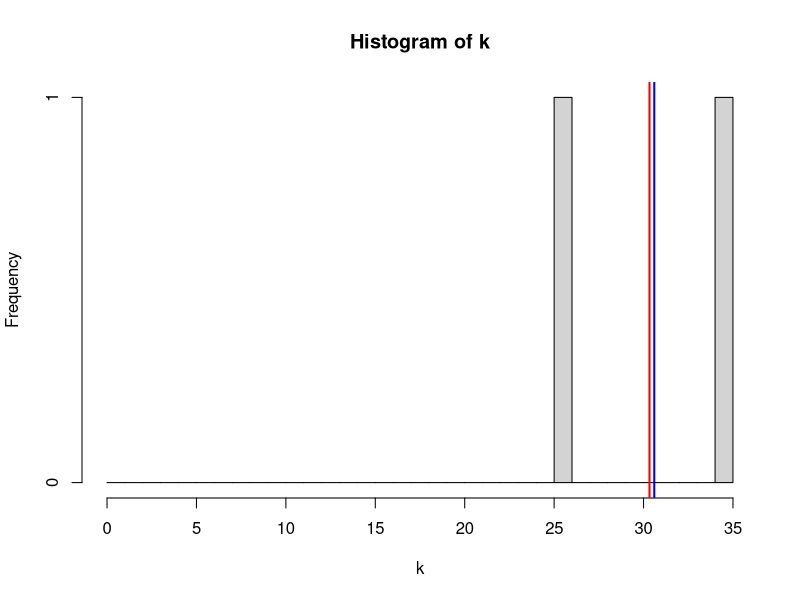

Generate this figure with R:
# ~~~~~~~~~~~~~~~~~~~~~~~~~~~~~~~~~~~~~~~~~~~
# Use maximum likelihood to estimate 'lambda' 
# of a Poisson given hypothetical count data
# ~~~~~~~~~~~~~~~~~~~~~~~~~~~~~~~~~~~~~~~~~~

# Define negative log likelihood function
nlL.pois <- function(lambda){
  -sum(dpois(k, lambda, log = TRUE))
}

# ~~~~~~~~~~~~~~~~~~~~~~~~~~~~~~~~~~~~~~~~~~

# True value of 'lambda' to simulate counts
lambda.true <- 30.333 

# Sample size 'n' of simulated counts
n <- 2

# Generate 'n' random visitation counts 'k'
k <- rpois(n, lambda.true )

# Visualize the counts
hist(k, breaks = 0:max(k))

abline(v = lambda.true,
       lwd = 2,
       col = 'red')

# ~~~~~~~~~~~~~~~~~~~~~~~~~~~~~~~~~~~~~~~~~~

# Provide initial guess for 'lambda'
init.par <- list(lambda = 2)

# Fit the model (suppressing the optim() 1D warning)
suppressWarnings(
  fit <- optim(init.par, nlL.pois)
)

print(fit)
# en el fit, el value lo que significa es el conjunto de negative log likelihood de todas
# las observaciones
# counts means la de veces que ha estado contando. El gradiente nos dice como cerca de cero estamos
# converge de cero dice que ha podido converger perfectamente. lo que queremos es encontrar un cero 


# ~~~~~~~~~~~~~~~~~~~~~~~~~~~~~~~~~~~~~~~~~~

# Add estimate to visualization
abline(v = fit$par,
       lwd = 2,
       col = 'blue')

# ~~~~~~~~~~~~~~~~~~~~~~~~~~~~~~~~~~~~~~~~~~
# ~~~~~~~~~~~~~~~~~~~~~~~~~~~~~~~~~~~~~~~~~~
# ~~~~~~~~~~~~~~~~~~~~~~~~~~~~~~~~~~~~~~~~~~


